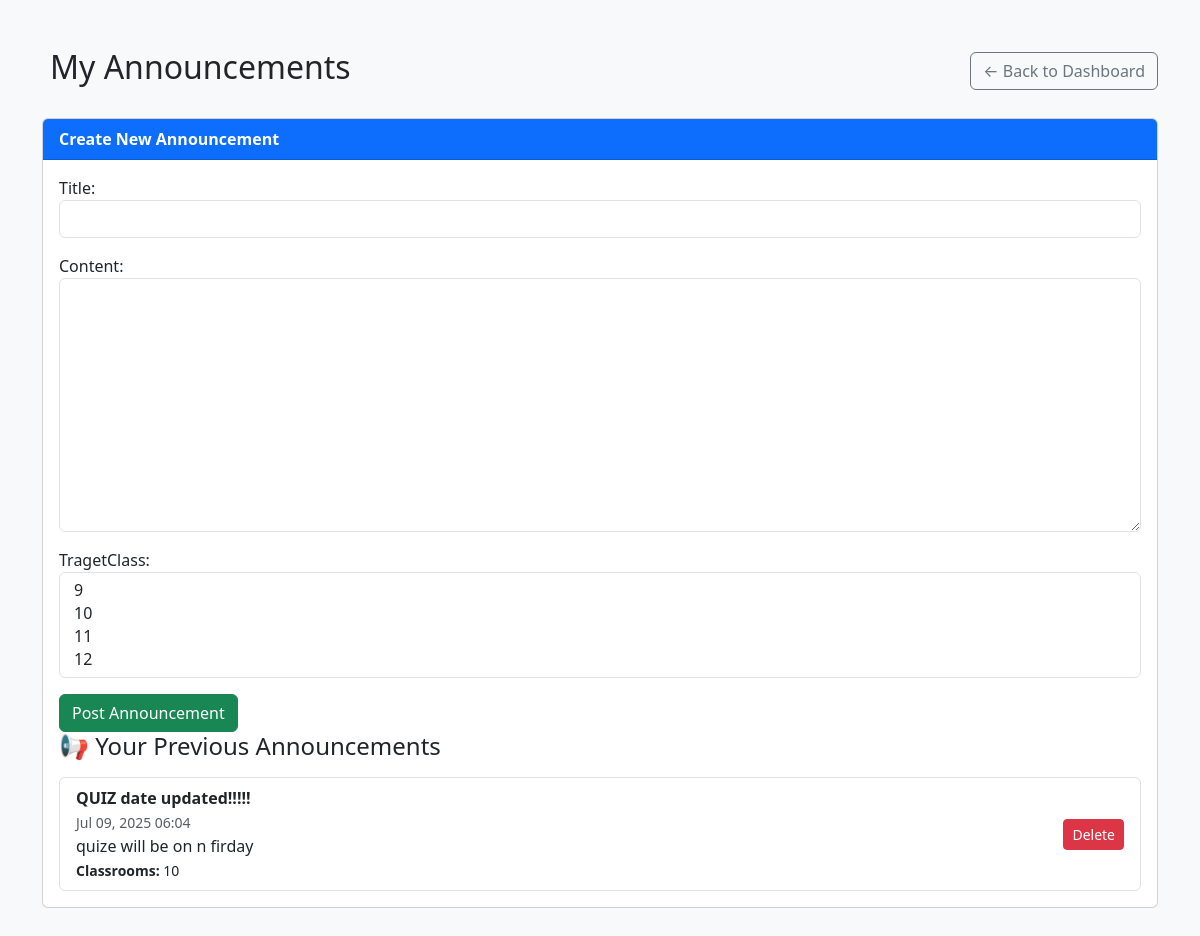
Page /t_announcemments/ (signed in) on the committed database.
### app_Admin/models/announcements.py (models this page shows, shortened)
class Announcement(models.Model):
    title=models.CharField( max_length=200)
    content=models.TextField()
    uploader=models.ForeignKey(Teacher, on_delete=models.CASCADE)
    tragetClass=models.ManyToManyField(Classroom, related_name="Classroom")
    created_at = models.DateTimeField(default=timezone.now)

### app_Admin/models/classroom.py (models this page shows)
class Classroom(models.Model):
    id=models.IntegerField(max_length=2, primary_key=True)
    name=models.CharField(max_length=50,default='class')
    def __str__(self):
        return f'{self.id}'

### app_Admin/views_part/teacher_view.py (the view, shortened to what this page needs)
# urls.py: path('t_announcemments/', views.makeAnnouncemeent.as_view(), name='t_announcements'),
class makeAnnouncemeent(View):
    def get(self,request):
        form=AnnouncementForm()
        teacher = Teacher.objects.get(user=request.user)
        announcements = Announcement.objects.filter(uploader=teacher).order_by('-created_at')
        return render(request, 't_announcements.html', {'form': form, 'announcements': announcements})

### app_Admin/forms.py
class AnnouncementForm(forms.ModelForm):
    class Meta:
        model = Announcement
        fields = ['title', 'content', 'tragetClass']
    def __init__(self, *args, **kwargs):
        super().__init__(*args, **kwargs)
        for field in self.fields.values():
            field.widget.attrs['class'] = 'form-control'
        self.fields['tragetClass'].widget.attrs['multiple'] = True

### app_Admin/templates/t_announcements.html (shortened to what this page needs)
{% load static %}
<!DOCTYPE html>
<html lang="en">
<head>
  <link href="https://cdn.jsdelivr.net/npm/bootstrap@5.3.3/dist/css/bootstrap.min.css" rel="stylesheet">
</head>
<body class="bg-light">
<div class="container py-5">
  <div class="d-flex justify-content-between align-items-center mb-4">
    <h2>My Announcements</h2>
    <a href="{% url 'dashboard_teachers' %}" class="btn btn-outline-secondary">← Back to Dashboard</a>
  </div>
  <div class="card mb-4">
    <div class="card-header bg-primary text-white">
      <strong>Create New Announcement</strong>
    </div>
    <div class="card-body">
      <form method="post">
  <div class="mb-3">
    {{ form.title.label_tag }}
    {{ form.title }}
  </div>
  <div class="mb-3">
    {{ form.content.label_tag }}
    {{ form.content }}
  </div>
  <div class="mb-3">
    {{ form.tragetClass.label_tag }}
    {{ form.tragetClass }}
  </div>
  <button type="submit" class="btn btn-success">Post Announcement</button>
</form>
  <h4 class="mb-3">📢 Your Previous Announcements</h4>
  {% if announcements %}
    <ul class="list-group">
      {% for ann in announcements %}
        <li class="list-group-item d-flex justify-content-between align-items-center">
          <div>
            <strong>{{ ann.title }}</strong><br>
            <small class="text-muted">{{ ann.created_at|date:"M d, Y H:i" }}</small><br>
            <div>{{ ann.content|truncatewords:20 }}</div>
            <small><strong>Classrooms:</strong>
              {{ ann.tragetClass.all|join:", " }}
            </small>
          </div>
          <a href="{% url "delete_announcement" ann.id %}" class="btn btn-sm btn-danger">
             Delete
          </a>
        </li>
      {% endfor %}
    </ul>
  {% else %}
    <div class="alert alert-info">No announcements yet.</div>
  {% endif %}
</div>
</body>
</html>

### rows in the picture
Announcement: title "QUIZ date updated!!!!!", created_at "Jul 09, 2025 06:04", content "quize will be on n firday", tragetClass.all "10"
